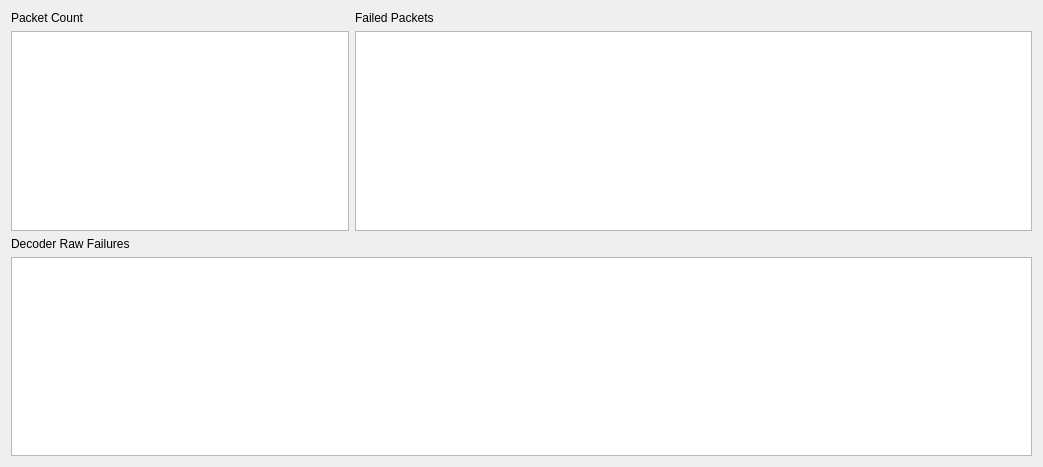
<?xml version="1.0" encoding="UTF-8"?>
<ui version="4.0">
 <class>PacketStatusView</class>
 <widget class="QWidget" name="PacketStatusView">
  <property name="geometry">
   <rect>
    <x>0</x>
    <y>0</y>
    <width>1043</width>
    <height>467</height>
   </rect>
  </property>
  <property name="windowTitle">
   <string>Packet Status</string>
  </property>
  <layout class="QVBoxLayout" name="verticalLayout_4">
   <item>
    <layout class="QHBoxLayout" name="horizontalLayout" stretch="1,2">
     <item>
      <layout class="QVBoxLayout" name="verticalLayout">
       <item>
        <widget class="QLabel" name="label">
         <property name="text">
          <string>Packet Count</string>
         </property>
        </widget>
       </item>
       <item>
        <widget class="QTableWidget" name="packetCountTableWidget"/>
       </item>
      </layout>
     </item>
     <item>
      <layout class="QVBoxLayout" name="verticalLayout_2">
       <item>
        <widget class="QLabel" name="label_2">
         <property name="text">
          <string>Failed Packets</string>
         </property>
        </widget>
       </item>
       <item>
        <widget class="QTableWidget" name="failedPacketTableWidget"/>
       </item>
      </layout>
     </item>
    </layout>
   </item>
   <item>
    <layout class="QVBoxLayout" name="verticalLayout_3">
     <item>
      <widget class="QLabel" name="label_3">
       <property name="text">
        <string>Decoder Raw Failures</string>
       </property>
      </widget>
     </item>
     <item>
      <widget class="QTableWidget" name="decoderFailureTableWidget"/>
     </item>
    </layout>
   </item>
  </layout>
 </widget>
 <resources/>
 <connections/>
</ui>
